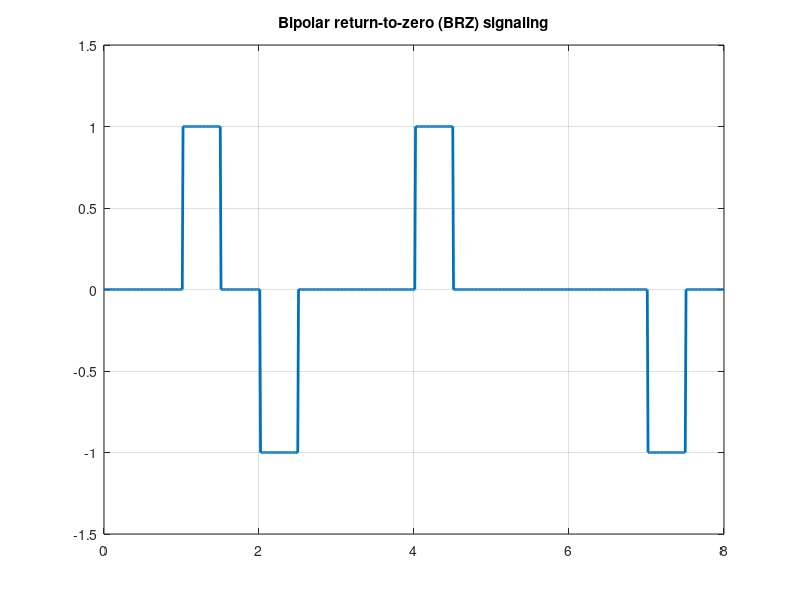

This figure's MATLAB source:
%Bipolar Return to Zero Signaling 
clc;
clear all;
close all;

%N=10;                      %Number of bits
%n=randi([0,1],1,N)         %Random Bit Generation

n = [0 1 1 0 1 0 0 1];      %Input Signal
N=length(n);                %Number of Bits

%Binary to Bipolar Conversion
f=1;
for m=1:N
 if n(m)==1
    if f==1
        nn(m)=1;
        f=-1;
     else
         nn(m)=-1;
         f=1;
     end
 else
    nn(m)=0;
 end
end
nn;

%Bipolar RZ Pulse Shaping
i=1;
a=0;                            %Initial value for first half cycle
b=0.5;                          %Initial value for second half cycle
t=0:0.01:length(n);             %Time Duration set up for a single binary bit
for j=1:length(t)
     if t(j)>=a && t(j)<=b      %Condition for the first half cycle
        y(j)=nn(i);             %Assign first 50 values for 1st half cycle
     elseif t(j)>b && t(j)<=i   %Condition for second half cycle
        y(j)=0;                 %set all values 0 for 2nd half cycle
     else
         i=i+1;                 %Binaty input data index increament
         a=a+1;                 %Initial value for first half cycle Increment
         b=b+1;                 %Initial value for second half cycle Increment
     end
 end
plot(t,y,'lineWidth', 2);       %Linewidth 2 for clear visualization
axis([0,N,-1.5,1.5]);           %Axis set-up
grid on;
title('Bipolar return-to-zero (BRZ) signaling');